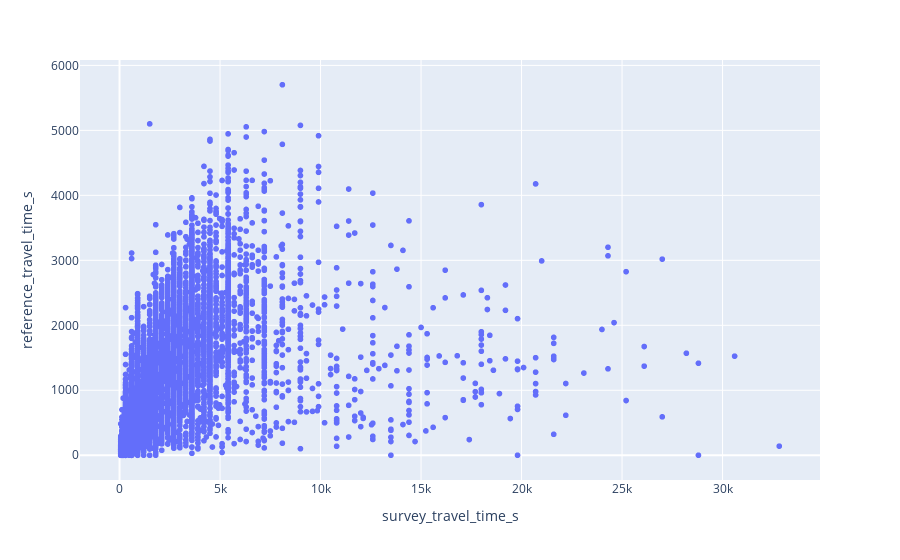

Notebook code cell kept with this figure:
### Code cell
import plotly.express as px
px.scatter(df_reference, x = "survey_travel_time_s", y = "reference_travel_time_s")

### Figure 1 — Plotly figure (JSON) as saved in the notebook; plotly's stock layout.template omitted (floating-point values rounded to 4 significant figures; data arrays with more than 128 entries replaced by an {"elided": "..."} marker saying what was removed)
{"data": [{"hovertemplate": "survey_travel_time_s=%{x}<br>reference_travel_time_s=%{y}<extra></extra>", "legendgroup": "", "marker": {"color": "#636efa", "symbol": "circle"}, "mode": "markers", "name": "", "showlegend": false, "type": "scattergl", "x": {"elided": "39384 int values"}, "xaxis": "x", "y": {"elided": "39384 int values"}, "yaxis": "y"}], "layout": {"legend": {"tracegroupgap": 0}, "margin": {"t": 60}, "xaxis": {"anchor": "y", "domain": [0, 1], "title": {"text": "survey_travel_time_s"}}, "yaxis": {"anchor": "x", "domain": [0, 1], "title": {"text": "reference_travel_time_s"}}}}
